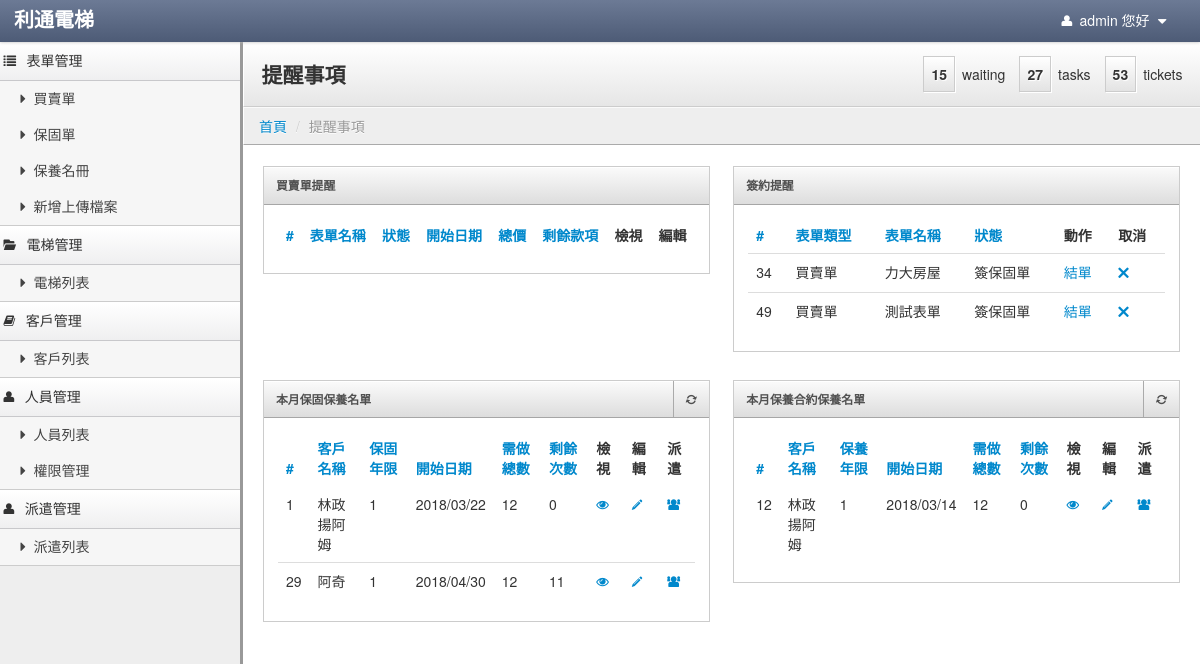
/mainpage/index (signed in), run on the app's committed database.
### tables this page shows
CREATE TABLE `usermenu` (
  `menuid` int(5) NOT NULL AUTO_INCREMENT COMMENT '菜單ID',
  `parentid` int(5) NOT NULL DEFAULT '0' COMMENT '上層菜單',
  `title` varchar(30) NOT NULL COMMENT '標題',
  `controller` varchar(40) NOT NULL COMMENT '控制器',
  `actioner` varchar(40) NOT NULL COMMENT '動作',
  `icon` varchar(100) DEFAULT NULL,
  `ismenu` tinyint(1) NOT NULL DEFAULT '0' COMMENT '是否顯示',
  `sort` tinyint(4) NOT NULL DEFAULT '0' COMMENT '排序',
  `isdisabled` tinyint(1) NOT NULL DEFAULT '0' COMMENT '是否刪除',
  PRIMARY KEY (`menuid`)
);

CREATE TABLE `transaction_form` (
  `id` int(20) NOT NULL AUTO_INCREMENT,
  `name` varchar(255) DEFAULT NULL,
  `total_price` int(20) DEFAULT NULL,
  `start_date` date DEFAULT NULL,
  `is_return` int(1) DEFAULT NULL,
  `is_signing` int(1) DEFAULT NULL,
  `receipt_status` int(1) DEFAULT NULL,
  `item_name1` varchar(255) DEFAULT '',
  `item_name2` varchar(255) DEFAULT '',
  `item_name3` varchar(255) DEFAULT '',
  `item_name4` varchar(255) DEFAULT '',
  `item_name5` varchar(255) DEFAULT NULL,
  `item_name6` varchar(255) DEFAULT '',
  `item1` int(1) DEFAULT NULL,
  `item2` int(1) DEFAULT NULL,
  `item3` int(1) DEFAULT NULL,
  `item4` int(1) DEFAULT NULL,
  `item5` int(1) DEFAULT NULL,
  `item6` int(1) DEFAULT NULL,
  `item_status1` int(1) DEFAULT NULL,
  `item_status2` int(1) DEFAULT NULL,
  `item_status3` int(1) DEFAULT NULL,
  `item_status4` int(1) DEFAULT NULL,
  `item_status5` int(1) DEFAULT NULL,
  `item_status6` int(1) DEFAULT NULL,
  `customer_id` int(255) DEFAULT NULL,
  `elevator_num` int(20) DEFAULT NULL,
  `remark` varchar(255) DEFAULT NULL,
  `is_duty` int(1) DEFAULT '0',
  `is_receipt` int(1) DEFAULT '0',
  PRIMARY KEY (`id`)
);

CREATE TABLE `warranty` (
  `id` int(255) NOT NULL AUTO_INCREMENT,
  `customer` varchar(255) DEFAULT NULL,
  `mechanical_warranty` int(255) DEFAULT NULL,
  `free_maintenance` int(255) DEFAULT NULL,
  `effective_date` varchar(255) DEFAULT NULL,
  `warranty_times` int(10) DEFAULT '0',
  `contacter_1` varchar(255) DEFAULT NULL,
  `contacter_2` varchar(255) DEFAULT NULL,
  `contacter_3` varchar(255) DEFAULT NULL,
  `address` varchar(255) DEFAULT NULL,
  `tel_1` varchar(255) DEFAULT NULL,
  `tel_2` varchar(255) DEFAULT NULL,
  `tel_3` varchar(255) DEFAULT NULL,
  `fax_1` varchar(255) DEFAULT NULL,
  `fax_2` varchar(255) DEFAULT NULL,
  `fax_3` varchar(255) DEFAULT NULL,
  `num` varchar(255) DEFAULT NULL,
  `transaction_id` int(255) DEFAULT NULL,
  `is_signing` int(1) DEFAULT '0',
  `is_remind` int(1) DEFAULT '0',
  `touch_time` varchar(255) DEFAULT NULL,
  PRIMARY KEY (`id`)
);

CREATE TABLE `service` (
  `id` int(11) NOT NULL AUTO_INCREMENT,
  `signing_day` varchar(255) DEFAULT NULL,
  `service_month` varchar(255) DEFAULT NULL,
  `mechanical_warranty` int(255) DEFAULT NULL,
  `license` int(255) DEFAULT NULL,
  `license_day` varchar(255) DEFAULT NULL,
  `Total_price` int(255) DEFAULT NULL,
  `payment_date1` varchar(255) DEFAULT NULL,
  `payment_date2` varchar(255) DEFAULT NULL,
  `payment_date3` varchar(255) DEFAULT NULL,
  `payment_date4` varchar(255) DEFAULT NULL,
  `payment_date5` varchar(255) DEFAULT NULL,
  `payment_date6` varchar(255) DEFAULT NULL,
  `payment_amount1` varchar(255) DEFAULT NULL,
  `payment_amount2` varchar(255) DEFAULT NULL,
  `payment_amount3` varchar(255) DEFAULT NULL,
  `payment_amount4` varchar(255) DEFAULT NULL,
  `payment_amount5` varchar(255) DEFAULT NULL,
  `payment_amount6` varchar(255) DEFAULT NULL,
  `item_status1` varchar(255) DEFAULT NULL,
  `item_status2` varchar(255) DEFAULT NULL,
  `item_status3` varchar(255) DEFAULT NULL,
  `item_status4` varchar(255) DEFAULT NULL,
  `item_status5` varchar(255) DEFAULT NULL,
  `item_status6` varchar(255) DEFAULT NULL,
  `remark` varchar(255) DEFAULT NULL,
  `warranty_id` int(255) DEFAULT NULL,
  `is_signing` int(1) DEFAULT '0',
  `is_remind` int(1) DEFAULT '0',
  `service_times` int(10) DEFAULT '0',
  `do_times` int(10) DEFAULT '1',
  `touch_time` varchar(255) DEFAULT NULL,
  PRIMARY KEY (`id`)
);

### application/views/dashboard_admin_group.php (the view, shortened to what the rows shown need)
<div class="row-fluid">
    <div class="block span6">
        <div id="tablewidget" class="block-body collapse in">
            <table class="table sortable">
                <thead>
                <tr>
                    <th><a href="#">#</a></th>
                    <th><a href="#">表單名稱</a></th>
                    <th><a href="#">狀態</a></th>
                    <th><a href="#">開始日期</a></th>
                    <th><a href="#">總價</a></th>
                    <th><a href="#">剩餘款項</a></th>
                    <th class="sorttable_nosort">檢視</th>
                    <th class="sorttable_nosort">編輯</th>
                </tr>
                </thead>
            </table>
        </div>
    </div>
    <div class="block span6">
        <div id="tablewidget" class="block-body collapse in">
            <table class="table sortable">
                <thead>
                <tr>
                    <th><a href="#">#</a></th>
                    <th><a href="#">表單類型</a></th>
                    <th><a href="#">表單名稱</a></th>
                    <th><a href="#">狀態</a></th>
                    <th class="sorttable_nosort">動作</th>
                    <th class="sorttable_nosort">取消</th>
                </tr>
                </thead>
                <tbody>
                <?php
                if (count($this->data) != 0) {
                    for ($j = 0; $j < count($this->data['remind_signing']); $j++) {
                        ?>
                        <tr>
                            <td><?= $this->data['remind_signing'][$j]->id; ?></td>
                            <td><?= $this->data['remind_signing'][$j]->type; ?></td>
                            <td><?= $this->data['remind_signing'][$j]->name; ?></td>
                            <td><?= $this->data['remind_signing'][$j]->status; ?></td>
                            <td>
                                <a href="<?= $this->data['remind_signing'][$j]->action; ?>"><?= $this->data['remind_signing'][$j]->action_name; ?></a>
                            </td>
                            <td>
                                <a href="<?= $this->data['remind_signing'][$j]->cancel; ?>"><i
                                            class="icon-remove"></i></a>
                            </td>
                        </tr>
                        <?php
                    }
                }
                ?>
                </tbody>
            </table>
        </div>
    </div>
</div>
<div class="row-fluid">
    <div class="block span6">
        <div id="widget2container" class="block-body collapse in">
            <table class="table list">
                <thead>
                <tr>
                    <th><a href="#">#</a></th>
                    <th><a href="#">客戶名稱</a></th>
                    <th><a href="#">保固年限</a></th>
                    <th><a href="#">開始日期</a></th>
                    <th><a href="#">需做總數</a></th>
                    <th><a href="#">剩餘次數</a></th>
                    <th class="sorttable_nosort">檢視</th>
                    <th class="sorttable_nosort">編輯</th>
                    <th class="sorttable_nosort">派遣</th>
                </tr>
                </thead>
                <tbody>
                <?php
                if (count($this->data) != 0 && count($this->data['warranty']) != 0) {
                    for ($j = 0; $j < count($this->data['warranty']); $j++) {
                        ?>
                        <tr>
                            <td><?= $this->data['warranty'][$j]->id; ?></td>
                            <td><?= $this->data['warranty'][$j]->customer; ?></td>
                            <td><?= $this->data['warranty'][$j]->free_maintenance; ?></td>
                            <td><?= $this->data['warranty'][$j]->effective_date; ?></td>
                            <td><?= $this->data['warranty'][$j]->need_times; ?></td>
                            <td><?= $this->data['warranty'][$j]->warranty_times; ?></td>
                            <td>
                                <a href="<?= base_url("/Warranty/view_warranty_view") ?>/warranty_id/<?= $this->data['warranty'][$j]->id; ?>"><i
                                            class="icon-eye-open"></i></a>
                            </td>
                            <td>
                                <a href="<?= base_url("/Warranty/edit_warranty") ?>/warranty_id/<?= $this->data['warranty'][$j]->id; ?>"><i
                                            class="icon-pencil"></i></a>
                            </td>
							<td>
                                <a href="<?= base_url("/Warranty/edit_warranty") ?>/warranty_id/<?= $this->data['warranty'][$j]->id; ?>"><i
                                            class="icon-group"></i></a>
                            </td>
                        </tr>
                        <?php
                    }
                }
                ?>
                </tbody>
            </table>
        </div>
    </div>
    <div class="block span6">
        <div id="widget2container" class="block-body collapse in">
            <table class="table list">
                <thead>
                <tr>
                    <th><a href="#">#</a></th>
                    <th><a href="#">客戶名稱</a></th>
                    <th><a href="#">保養年限</a></th>
                    <th><a href="#">開始日期</a></th>
                    <th><a href="#">需做總數</a></th>
                    <th><a href="#">剩餘次數</a></th>
                    <th class="sorttable_nosort">檢視</th>
                    <th class="sorttable_nosort">編輯</th>
                    <th class="sorttable_nosort">派遣</th>
                </tr>
                </thead>
                <tbody>
                <?php
                if (count($this->data) != 0 && count($this->data['service']) != 0) {
                    for ($j = 0; $j < count($this->data['service']); $j++) {
                        ?>
                        <tr>
                            <td><?= $this->data['service'][$j]->id; ?></td>
                            <td><?= $this->data['service'][$j]->customer; ?></td>
                            <td><?= $this->data['service'][$j]->mechanical_warranty; ?></td>
                            <td><?= $this->data['service'][$j]->signing_day; ?></td>
                            <td><?= $this->data['service'][$j]->need_times; ?></td>
                            <td><?= $this->data['service'][$j]->service_times; ?></td>
                            <td>
                                <a href="<?= base_url("/service/view_service_view") ?>/service_id/<?= $this->data['service'][$j]->id; ?>"><i
                                            class="icon-eye-open"></i></a>
                            </td>
                            <td>
                                <a href="<?= base_url("/service/edit_service") ?>/service_id/<?= $this->data['service'][$j]->id; ?>"><i
                                            class="icon-pencil"></i></a>
                            </td>
							<td>
                                <a href="<?= base_url("/Warranty/edit_warranty") ?>/warranty_id/<?= $this->data['warranty'][$j]->id; ?>"><i
                                            class="icon-group"></i></a>
                            </td>
                        </tr>
                        <?php
                    }
                }
                ?>
                </tbody>
            </table>
        </div>
    </div>
</div>

### application/views/sidebar-nav.php
<div class="sidebar-nav">
       <?php
           foreach($this->aUsermenulist as $v){
               echo '<a href="#'.$v['controller'].'-menu" class="nav-header" data-toggle="collapse"><i class="'.$v['icon'].'"></i>'.$v['title'].'</i></a>';
               if(!empty($v['subtype'])){
                   echo '<ul id="'.$v['controller'].'-menu" class="nav nav-list collapse in">';
                   foreach($v['subtype'] as $vSub){
                       echo '<li ><a href="'.base_url("/{$vSub['controller']}/{$vSub['actioner']}").'"><i class="'.$vSub['icon'].'"></i>'.$vSub['title'].'</a></li>';
                   }
                   echo '</ul>';
               }
           }
       ?>
   </div>

### data on the page
usermenu: title "表單管理"
usermenu: title "買賣單"
usermenu: title "保固單"
usermenu: title "保養名冊"
usermenu: title "新增上傳檔案"
usermenu: title "電梯管理"
usermenu: title "電梯列表"
usermenu: title "客戶管理"
usermenu: title "客戶列表"
usermenu: title "人員管理"
usermenu: title "人員列表"
usermenu: title "權限管理"
usermenu: title "派遣管理"
usermenu: title "派遣列表"
transaction_form: id "34", type "買賣單", name "力大房屋", status "簽保固單", action_name "結單"
transaction_form: id "49", type "買賣單", name "測試表單", status "簽保固單", action_name "結單"
warranty: id "1", customer "林政揚阿姆", free_maintenance "1", effective_date "2018/03/22", free_maintenance "12", warranty_times "0"
warranty: id "29", customer "阿奇", free_maintenance "1", effective_date "2018/04/30", free_maintenance "12", warranty_times "11"
service: id "12", customer "林政揚阿姆", mechanical_warranty "1", signing_day "2018/03/14", service_times "0"

### other printed values
$_SESSION["account"] "admin"
